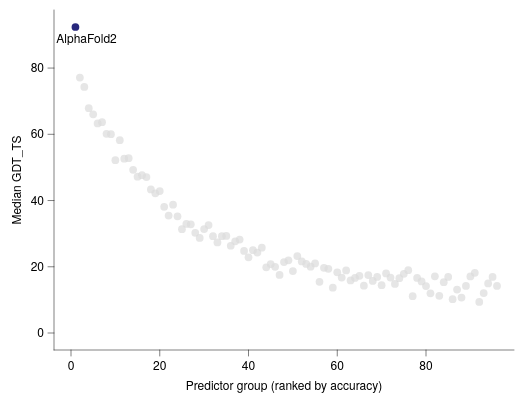

This figure's Vega-Lite source:
### Vega-Lite specification from a JSON file in a GitHub repository (floating-point values rounded to 4 significant figures)
{"background": null, "config": {"arc": {"fill": "#DBDBDB", "fillOpacity": 1.0, "innerRadius": 42.5, "padAngle": 0.03, "stroke": "black", "strokeOpacity": 1, "strokeWidth": 0.25}, "area": {"fill": "#DBDBDB", "fillOpacity": 1.0, "stroke": "black", "strokeOpacity": 1, "strokeWidth": 0.25}, "axis": {"domain": true, "domainCap": "round", "domainColor": "black", "domainWidth": 0.25, "grid": false, "gridCap": "round", "gridColor": "#F1F1F1", "gridDash": [0, 0], "gridOpacity": 1.0, "gridWidth": 0.25, "labelColor": "black", "labelFont": "Helvetica Neue, HelveticaNeue, Helvetica, Arial, sans-serif", "labelFontSize": 6, "labelFontStyle": "normal", "labelFontWeight": 400, "offset": 0, "ticks": true, "tickCap": "round", "tickColor": "black", "tickRound": false, "tickSize": 3.0, "tickWidth": 0.25, "titleColor": "black", "titleFont": "Helvetica Neue, HelveticaNeue, Helvetica, Arial, sans-serif", "titleFontSize": 6, "titleFontStyle": "normal", "titleFontWeight": 400}, "axisX": {"domain": true, "labelAlign": "center", "labelAngle": 0, "labels": true, "ticks": true, "translate": 0}, "axisY": {"domain": true, "labelAlign": "right", "labelAngle": 0, "labels": true, "ticks": true, "translate": 0}, "axisRight": {"domain": true, "labelAlign": "left", "labelAngle": 0, "labels": true, "ticks": true, "translate": 0}, "axisTop": {"domain": true, "labelAlign": "center", "labelAngle": 0, "labels": true, "ticks": true, "translate": 0}, "axisBand": {"tickOffset": 0}, "bar": {"fill": "#DBDBDB", "fillOpacity": 1.0, "stroke": "black", "strokeOpacity": 1, "strokeWidth": 0.25}, "boxplot": {"size": 15.3, "ticks": {"cornerRadius": 0.25, "fill": "black", "opacity": 1, "size": 7.65, "thickness": 0.25}, "box": {"fillOpacity": 1.0, "stroke": "black", "strokeOpacity": 1, "strokeWidth": 0.25}, "median": {"cornerRadius": 0, "fill": "black", "fillOpacity": 1.0, "opacity": 1, "size": 15.3, "thickness": 0.25}, "rule": {"fill": "black", "fillOpacity": 1.0, "size": 17.0, "stroke": "black", "strokeDash": [0, 0], "strokeOpacity": 1, "strokeWidth": 0.25}, "outliers": {"color": "black", "fill": "black", "fillOpacity": 1.0, "size": 0, "stroke": "black", "strokeOpacity": 1, "strokeWidth": 0.25}}, "circle": {"fill": "black", "fillOpacity": 1.0, "size": 2.125, "stroke": null, "strokeOpacity": 1, "strokeWidth": 0.25}, "errorband": {"band": {"fillOpacity": 0.6, "stroke": null, "strokeWidth": 0.25, "strokeOpacity": 1}, "borders": {"opacity": 0, "strokeOpacity": 1, "strokeWidth": 0.25}}, "errorbar": {"opacity": 1, "rule": {"strokeDash": [0, 0], "strokeWidth": 0.25}, "ticks": {"color": "black", "cornerRadius": 0.125, "opacity": 1, "size": 10.2, "thickness": 0.25}, "thickness": 0.25}, "font": "Helvetica Neue, HelveticaNeue, Helvetica, Arial, sans-serif", "geoshape": {"fill": "#DBDBDB", "fillOpacity": 1.0, "stroke": "black", "strokeOpacity": 1, "strokeWidth": 0.25}, "header": {"labelColor": "black", "labelFont": "Helvetica Neue, HelveticaNeue, Helvetica, Arial, sans-serif", "labelFontSize": 6, "labelFontStyle": "normal", "labelFontWeight": 400, "titleColor": "black", "titleFont": "Helvetica Neue, HelveticaNeue, Helvetica, Arial, sans-serif", "titleFontSize": 6, "titleFontStyle": "normal", "titleFontWeight": 400, "titlePadding": 0}, "legend": {"disable": false, "offset": 4.5, "titlePadding": 4, "labelOffset": 2, "gradientLabelOffset": 2, "columnPadding": 4, "rowPadding": 2, "gradientThickness": 5, "gradientOpacity": 1.0, "gradientStrokeColor": "black", "gradientStrokeWidth": 0.25, "labelColor": "black", "labelFont": "Helvetica Neue, HelveticaNeue, Helvetica, Arial, sans-serif", "labelFontSize": 6, "labelFontStyle": "normal", "labelFontWeight": 400, "strokeColor": "black", "strokeWidth": 0, "symbolSize": 36, "symbolStrokeColor": "black", "symbolStrokeWidth": 0.25, "titleColor": "black", "titleFont": "Helvetica Neue, HelveticaNeue, Helvetica, Arial, sans-serif", "titleFontSize": 6, "titleFontStyle": "normal", "titleFontWeight": 400}, "line": {"color": "black", "stroke": "black", "strokeCap": "butt", "strokeDash": [0, 0], "strokeOpacity": 1, "strokeWidth": 0.5}, "point": {"filled": true, "fill": "#DBDBDB", "fillOpacity": 1.0, "size": 8.5, "stroke": "black", "strokeOpacity": 1, "strokeWidth": 0.25}, "range": {"category": ["#B2B2B2", "#4A7CD3", "#008542", "#664CAF", "#509F98", "#636363", "#284F93", "#005226", "#382864", "#285753"], "diverging": {"scheme": ["#443E60", "#5F597E", "#7C759B", "#9994B6", "#B7B4CC", "#D6D5DC", "#F6F6F6", "#D1DAD9", "#A4C2BF", "#7AA9A4", "#578E89", "#37736E", "#1B5954"]}, "heatmap": {"scheme": ["#440154", "#472270", "#433E82", "#38598C", "#2C728E", "#238A8D", "#24A086", "#39B578", "#5DC862", "#96D646", "#CAE02D", "#FDE724"]}, "ordinal": {"scheme": ["#F1F1F1", "#DBDBDB", "#C6C6C6", "#B2B2B2", "#9D9D9D", "#898989", "#767676", "#636363", "#515151", "#404040", "#2F2F2F", "#1F1F1F"]}, "ramp": {"scheme": ["#440154", "#472270", "#433E82", "#38598C", "#2C728E", "#238A8D", "#24A086", "#39B578", "#5DC862", "#96D646", "#CAE02D", "#FDE724"]}}, "rule": {"color": "black", "stroke": "black", "strokeCap": "round", "strokeDash": [2, 2], "strokeOpacity": 1, "strokeWidth": 0.25}, "scale": {"barBandPaddingInner": 0.1, "rectBandPaddingInner": 0, "tickBandPaddingInner": 0.1, "bandPaddingOuter": 0.1, "bandWithNestedOffsetPaddingInner": 0.2, "bandWithNestedOffsetPaddingOuter": 0.2, "offsetBandPaddingInner": 0, "offsetBandPaddingOuter": 0, "continuousPadding": 8.5, "round": false}, "rect": {"fill": "#DBDBDB", "fillOpacity": 1.0, "stroke": "black", "strokeOpacity": 1, "strokeWidth": 0.25}, "square": {"fill": "#DBDBDB", "fillOpacity": 1.0, "size": 17.0, "stroke": "black", "strokeOpacity": 1, "strokeWidth": 0.25}, "text": {"color": "black", "font": "Helvetica Neue, HelveticaNeue, Helvetica, Arial, sans-serif", "fontSize": 6, "fontStyle": "normal", "fontWeight": 400}, "tick": {"color": "black", "cornerRadius": 0.125, "opacity": 1.0, "size": 15.3, "thickness": 0.25}, "title": {"anchor": "middle", "frame": "group", "color": "black", "font": "Helvetica Neue, HelveticaNeue, Helvetica, Arial, sans-serif", "fontSize": 6, "fontStyle": "normal", "fontWeight": 400, "subtitleColor": "black", "subtitleFont": "Helvetica Neue, HelveticaNeue, Helvetica, Arial, sans-serif", "subtitleFontSize": 6, "subtitleFontStyle": "normal", "subtitleFontWeight": 400}, "trail": {"color": "black", "opacity": 1, "size": 0.5}, "view": {"continuousWidth": 230, "continuousHeight": 170, "discreteWidth": 230, "discreteHeight": 170, "fill": null, "stroke": null, "strokeWidth": 0.25}}, "layer": [{"data": {"name": "data-37ce6bb841388de4b2159be5d2253b8a"}, "mark": {"type": "point", "opacity": 0.7, "size": 15, "stroke": null}, "encoding": {"x": {"field": "rank", "title": "Predictor group (ranked by accuracy)", "type": "quantitative", "scale": {"nice": false}}, "y": {"field": "gdt", "title": "Median GDT_TS", "type": "quantitative", "scale": {"nice": false}}}}, {"data": {"name": "data-eacc7d94ee619f3a75a5c9fa2b42fbcf"}, "mark": {"type": "circle", "color": "#28287D", "size": 15}, "encoding": {"x": {"field": "rank", "title": "Predictor group (ranked by accuracy)", "type": "quantitative", "scale": {"nice": false}}, "y": {"field": "gdt", "title": "Median GDT_TS", "type": "quantitative", "scale": {"nice": false}}}}, {"layer": [{"mark": {"type": "text", "align": "center", "baseline": "middle", "fontSize": 6}, "encoding": {"text": {"value": "AlphaFold2"}, "x": {"datum": 3.504, "scale": {"domain": [1.0, 96.0]}}, "y": {"datum": 88.78, "scale": {"domain": [9.368, 92.4]}}}}], "data": {"values": [{"__dysonsphere__": 1}]}}], "$schema": "https://vega.github.io/schema/vega-lite/v6.4.1.json", "datasets": {"data-37ce6bb841388de4b2159be5d2253b8a": [{"rank": 2, "gdt": 77.13, "group": "field"}, {"rank": 3, "gdt": 74.29, "group": "field"}, {"rank": 4, "gdt": 67.87, "group": "field"}, {"rank": 5, "gdt": 66.03, "group": "field"}, {"rank": 6, "gdt": 63.27, "group": "field"}, {"rank": 7, "gdt": 63.65, "group": "field"}, {"rank": 8, "gdt": 60.16, "group": "field"}, {"rank": 9, "gdt": 60.03, "group": "field"}, {"rank": 10, "gdt": 52.18, "group": "field"}, {"rank": 11, "gdt": 58.21, "group": "field"}, {"rank": 12, "gdt": 52.65, "group": "field"}, {"rank": 13, "gdt": 52.77, "group": "field"}, {"rank": 14, "gdt": 49.29, "group": "field"}, {"rank": 15, "gdt": 47.2, "group": "field"}, {"rank": 16, "gdt": 47.66, "group": "field"}, {"rank": 17, "gdt": 47.08, "group": "field"}, {"rank": 18, "gdt": 43.37, "group": "field"}, {"rank": 19, "gdt": 42.18, "group": "field"}, {"rank": 20, "gdt": 42.86, "group": "field"}, {"rank": 21, "gdt": 38.09, "group": "field"}, {"rank": 22, "gdt": 35.46, "group": "field"}, {"rank": 23, "gdt": 38.75, "group": "field"}, {"rank": 24, "gdt": 35.25, "group": "field"}, {"rank": 25, "gdt": 31.36, "group": "field"}, {"rank": 26, "gdt": 32.94, "group": "field"}, {"rank": 27, "gdt": 32.8, "group": "field"}, {"rank": 28, "gdt": 30.24, "group": "field"}, {"rank": 29, "gdt": 28.7, "group": "field"}, {"rank": 30, "gdt": 31.39, "group": "field"}, {"rank": 31, "gdt": 32.58, "group": "field"}, {"rank": 32, "gdt": 29.23, "group": "field"}, {"rank": 33, "gdt": 27.33, "group": "field"}, {"rank": 34, "gdt": 29.23, "group": "field"}, {"rank": 35, "gdt": 29.33, "group": "field"}, {"rank": 36, "gdt": 26.35, "group": "field"}, {"rank": 37, "gdt": 27.68, "group": "field"}, {"rank": 38, "gdt": 28.23, "group": "field"}, {"rank": 39, "gdt": 24.79, "group": "field"}, {"rank": 40, "gdt": 22.86, "group": "field"}, {"rank": 41, "gdt": 25.01, "group": "field"}, {"rank": 42, "gdt": 24.28, "group": "field"}, {"rank": 43, "gdt": 25.76, "group": "field"}, {"rank": 44, "gdt": 19.82, "group": "field"}, {"rank": 45, "gdt": 20.81, "group": "field"}, {"rank": 46, "gdt": 19.98, "group": "field"}, {"rank": 47, "gdt": 17.52, "group": "field"}, {"rank": 48, "gdt": 21.41, "group": "field"}, {"rank": 49, "gdt": 21.96, "group": "field"}, {"rank": 50, "gdt": 18.69, "group": "field"}, {"rank": 51, "gdt": 23.24, "group": "field"}, {"rank": 52, "gdt": 21.61, "group": "field"}, {"rank": 53, "gdt": 20.85, "group": "field"}, {"rank": 54, "gdt": 20.03, "group": "field"}, {"rank": 55, "gdt": 21.01, "group": "field"}, {"rank": 56, "gdt": 15.47, "group": "field"}, {"rank": 57, "gdt": 19.68, "group": "field"}, {"rank": 58, "gdt": 19.4, "group": "field"}, {"rank": 59, "gdt": 13.7, "group": "field"}, {"rank": 60, "gdt": 18.33, "group": "field"}, {"rank": 61, "gdt": 16.73, "group": "field"}, {"rank": 62, "gdt": 18.89, "group": "field"}, {"rank": 63, "gdt": 15.87, "group": "field"}, {"rank": 64, "gdt": 16.64, "group": "field"}, {"rank": 65, "gdt": 17.28, "group": "field"}, {"rank": 66, "gdt": 14.29, "group": "field"}, {"rank": 67, "gdt": 17.51, "group": "field"}, {"rank": 68, "gdt": 15.72, "group": "field"}, {"rank": 69, "gdt": 16.93, "group": "field"}, {"rank": 70, "gdt": 14.45, "group": "field"}, {"rank": 71, "gdt": 18.0, "group": "field"}, {"rank": 72, "gdt": 16.75, "group": "field"}, {"rank": 73, "gdt": 14.81, "group": "field"}, {"rank": 74, "gdt": 16.54, "group": "field"}, {"rank": 75, "gdt": 17.86, "group": "field"}, {"rank": 76, "gdt": 18.96, "group": "field"}, {"rank": 77, "gdt": 11.1, "group": "field"}, {"rank": 78, "gdt": 16.64, "group": "field"}, {"rank": 79, "gdt": 15.58, "group": "field"}, {"rank": 80, "gdt": 14.19, "group": "field"}, {"rank": 81, "gdt": 11.99, "group": "field"}, {"rank": 82, "gdt": 17.1, "group": "field"}, {"rank": 83, "gdt": 11.22, "group": "field"}, {"rank": 84, "gdt": 15.34, "group": "field"}, {"rank": 85, "gdt": 16.95, "group": "field"}, {"rank": 86, "gdt": 10.19, "group": "field"}, {"rank": 87, "gdt": 13.1, "group": "field"}, {"rank": 88, "gdt": 10.71, "group": "field"}, {"rank": 89, "gdt": 14.21, "group": "field"}, {"rank": 90, "gdt": 17.07, "group": "field"}, {"rank": 91, "gdt": 18.17, "group": "field"}, {"rank": 92, "gdt": 9.368, "group": "field"}, {"rank": 93, "gdt": 12.08, "group": "field"}, {"rank": 94, "gdt": 14.96, "group": "field"}, {"rank": 95, "gdt": 16.92, "group": "field"}, {"rank": 96, "gdt": 14.2, "group": "field"}], "data-eacc7d94ee619f3a75a5c9fa2b42fbcf": [{"rank": 1, "gdt": 92.4, "group": "AlphaFold2"}]}}
